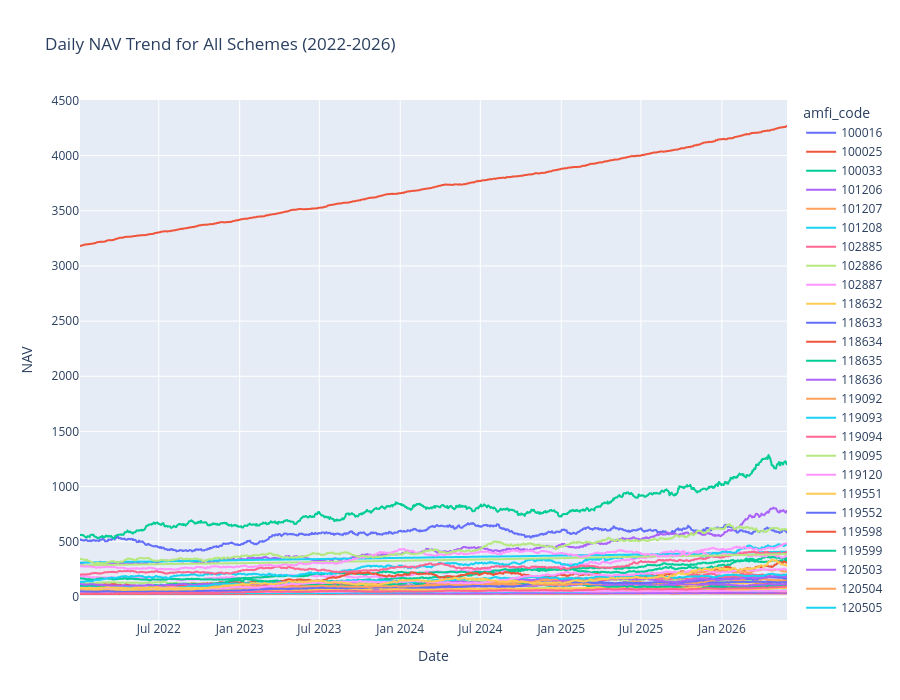

Notebook source saved alongside this figure:
### Code cell
import plotly.express as px

# Convert date column to datetime
nav['date'] = pd.to_datetime(nav['date'])

fig = px.line(
    nav,
    x='date',
    y='nav',
    color='amfi_code',
    title='Daily NAV Trend for All Schemes (2022-2026)'
)

fig.update_layout(
    xaxis_title='Date',
    yaxis_title='NAV',
    height=700
)

fig.show()

### Figure 1 — Plotly figure (JSON) as saved in the notebook; plotly's stock layout.template omitted (floating-point values rounded to 4 significant figures; data arrays with more than 128 entries replaced by an {"elided": "..."} marker saying what was removed)
{"data": [{"hovertemplate": "amfi_code=100016<br>date=%{x}<br>nav=%{y}<extra></extra>", "legendgroup": "100016", "line": {"color": "#636efa", "dash": "solid"}, "marker": {"symbol": "circle"}, "mode": "lines", "name": "100016", "showlegend": true, "type": "scattergl", "x": {"elided": "1150 str values"}, "xaxis": "x", "y": {"elided": "1150 float values"}, "yaxis": "y"}, {"hovertemplate": "amfi_code=100025<br>date=%{x}<br>nav=%{y}<extra></extra>", "legendgroup": "100025", "line": {"color": "#EF553B", "dash": "solid"}, "marker": {"symbol": "circle"}, "mode": "lines", "name": "100025", "showlegend": true, "type": "scattergl", "x": {"elided": "1150 str values"}, "xaxis": "x", "y": {"elided": "1150 float values"}, "yaxis": "y"}, {"hovertemplate": "amfi_code=100033<br>date=%{x}<br>nav=%{y}<extra></extra>", "legendgroup": "100033", "line": {"color": "#00cc96", "dash": "solid"}, "marker": {"symbol": "circle"}, "mode": "lines", "name": "100033", "showlegend": true, "type": "scattergl", "x": {"elided": "1150 str values"}, "xaxis": "x", "y": {"elided": "1150 float values"}, "yaxis": "y"}, {"hovertemplate": "amfi_code=101206<br>date=%{x}<br>nav=%{y}<extra></extra>", "legendgroup": "101206", "line": {"color": "#ab63fa", "dash": "solid"}, "marker": {"symbol": "circle"}, "mode": "lines", "name": "101206", "showlegend": true, "type": "scattergl", "x": {"elided": "1150 str values"}, "xaxis": "x", "y": {"elided": "1150 float values"}, "yaxis": "y"}, {"hovertemplate": "amfi_code=101207<br>date=%{x}<br>nav=%{y}<extra></extra>", "legendgroup": "101207", "line": {"color": "#FFA15A", "dash": "solid"}, "marker": {"symbol": "circle"}, "mode": "lines", "name": "101207", "showlegend": true, "type": "scattergl", "x": {"elided": "1150 str values"}, "xaxis": "x", "y": {"elided": "1150 float values"}, "yaxis": "y"}, {"hovertemplate": "amfi_code=101208<br>date=%{x}<br>nav=%{y}<extra></extra>", "legendgroup": "101208", "line": {"color": "#19d3f3", "dash": "solid"}, "marker": {"symbol": "circle"}, "mode": "lines", "name": "101208", "showlegend": true, "type": "scattergl", "x": {"elided": "1150 str values"}, "xaxis": "x", "y": {"elided": "1150 float values"}, "yaxis": "y"}, {"hovertemplate": "amfi_code=102885<br>date=%{x}<br>nav=%{y}<extra></extra>", "legendgroup": "102885", "line": {"color": "#FF6692", "dash": "solid"}, "marker": {"symbol": "circle"}, "mode": "lines", "name": "102885", "showlegend": true, "type": "scattergl", "x": {"elided": "1150 str values"}, "xaxis": "x", "y": {"elided": "1150 float values"}, "yaxis": "y"}, {"hovertemplate": "amfi_code=102886<br>date=%{x}<br>nav=%{y}<extra></extra>", "legendgroup": "102886", "line": {"color": "#B6E880", "dash": "solid"}, "marker": {"symbol": "circle"}, "mode": "lines", "name": "102886", "showlegend": true, "type": "scattergl", "x": {"elided": "1150 str values"}, "xaxis": "x", "y": {"elided": "1150 float values"}, "yaxis": "y"}, {"hovertemplate": "amfi_code=102887<br>date=%{x}<br>nav=%{y}<extra></extra>", "legendgroup": "102887", "line": {"color": "#FF97FF", "dash": "solid"}, "marker": {"symbol": "circle"}, "mode": "lines", "name": "102887", "showlegend": true, "type": "scattergl", "x": {"elided": "1150 str values"}, "xaxis": "x", "y": {"elided": "1150 float values"}, "yaxis": "y"}, {"hovertemplate": "amfi_code=118632<br>date=%{x}<br>nav=%{y}<extra></extra>", "legendgroup": "118632", "line": {"color": "#FECB52", "dash": "solid"}, "marker": {"symbol": "circle"}, "mode": "lines", "name": "118632", "showlegend": true, "type": "scattergl", "x": {"elided": "1150 str values"}, "xaxis": "x", "y": {"elided": "1150 float values"}, "yaxis": "y"}, {"hovertemplate": "amfi_code=118633<br>date=%{x}<br>nav=%{y}<extra></extra>", "legendgroup": "118633", "line": {"color": "#636efa", "dash": "solid"}, "marker": {"symbol": "circle"}, "mode": "lines", "name": "118633", "showlegend": true, "type": "scattergl", "x": {"elided": "1150 str values"}, "xaxis": "x", "y": {"elided": "1150 float values"}, "yaxis": "y"}, {"hovertemplate": "amfi_code=118634<br>date=%{x}<br>nav=%{y}<extra></extra>", "legendgroup": "118634", "line": {"color": "#EF553B", "dash": "solid"}, "marker": {"symbol": "circle"}, "mode": "lines", "name": "118634", "showlegend": true, "type": "scattergl", "x": {"elided": "1150 str values"}, "xaxis": "x", "y": {"elided": "1150 float values"}, "yaxis": "y"}, {"hovertemplate": "amfi_code=118635<br>date=%{x}<br>nav=%{y}<extra></extra>", "legendgroup": "118635", "line": {"color": "#00cc96", "dash": "solid"}, "marker": {"symbol": "circle"}, "mode": "lines", "name": "118635", "showlegend": true, "type": "scattergl", "x": {"elided": "1150 str values"}, "xaxis": "x", "y": {"elided": "1150 float values"}, "yaxis": "y"}, {"hovertemplate": "amfi_code=118636<br>date=%{x}<br>nav=%{y}<extra></extra>", "legendgroup": "118636", "line": {"color": "#ab63fa", "dash": "solid"}, "marker": {"symbol": "circle"}, "mode": "lines", "name": "118636", "showlegend": true, "type": "scattergl", "x": {"elided": "1150 str values"}, "xaxis": "x", "y": {"elided": "1150 float values"}, "yaxis": "y"}, {"hovertemplate": "amfi_code=119092<br>date=%{x}<br>nav=%{y}<extra></extra>", "legendgroup": "119092", "line": {"color": "#FFA15A", "dash": "solid"}, "marker": {"symbol": "circle"}, "mode": "lines", "name": "119092", "showlegend": true, "type": "scattergl", "x": {"elided": "1150 str values"}, "xaxis": "x", "y": {"elided": "1150 float values"}, "yaxis": "y"}, {"hovertemplate": "amfi_code=119093<br>date=%{x}<br>nav=%{y}<extra></extra>", "legendgroup": "119093", "line": {"color": "#19d3f3", "dash": "solid"}, "marker": {"symbol": "circle"}, "mode": "lines", "name": "119093", "showlegend": true, "type": "scattergl", "x": {"elided": "1150 str values"}, "xaxis": "x", "y": {"elided": "1150 float values"}, "yaxis": "y"}, {"hovertemplate": "amfi_code=119094<br>date=%{x}<br>nav=%{y}<extra></extra>", "legendgroup": "119094", "line": {"color": "#FF6692", "dash": "solid"}, "marker": {"symbol": "circle"}, "mode": "lines", "name": "119094", "showlegend": true, "type": "scattergl", "x": {"elided": "1150 str values"}, "xaxis": "x", "y": {"elided": "1150 float values"}, "yaxis": "y"}, {"hovertemplate": "amfi_code=119095<br>date=%{x}<br>nav=%{y}<extra></extra>", "legendgroup": "119095", "line": {"color": "#B6E880", "dash": "solid"}, "marker": {"symbol": "circle"}, "mode": "lines", "name": "119095", "showlegend": true, "type": "scattergl", "x": {"elided": "1150 str values"}, "xaxis": "x", "y": {"elided": "1150 float values"}, "yaxis": "y"}, {"hovertemplate": "amfi_code=119120<br>date=%{x}<br>nav=%{y}<extra></extra>", "legendgroup": "119120", "line": {"color": "#FF97FF", "dash": "solid"}, "marker": {"symbol": "circle"}, "mode": "lines", "name": "119120", "showlegend": true, "type": "scattergl", "x": {"elided": "1150 str values"}, "xaxis": "x", "y": {"elided": "1150 float values"}, "yaxis": "y"}, {"hovertemplate": "amfi_code=119551<br>date=%{x}<br>nav=%{y}<extra></extra>", "legendgroup": "119551", "line": {"color": "#FECB52", "dash": "solid"}, "marker": {"symbol": "circle"}, "mode": "lines", "name": "119551", "showlegend": true, "type": "scattergl", "x": {"elided": "1150 str values"}, "xaxis": "x", "y": {"elided": "1150 float values"}, "yaxis": "y"}, {"hovertemplate": "amfi_code=119552<br>date=%{x}<br>nav=%{y}<extra></extra>", "legendgroup": "119552", "line": {"color": "#636efa", "dash": "solid"}, "marker": {"symbol": "circle"}, "mode": "lines", "name": "119552", "showlegend": true, "type": "scattergl", "x": {"elided": "1150 str values"}, "xaxis": "x", "y": {"elided": "1150 float values"}, "yaxis": "y"}, {"hovertemplate": "amfi_code=119598<br>date=%{x}<br>nav=%{y}<extra></extra>", "legendgroup": "119598", "line": {"color": "#EF553B", "dash": "solid"}, "marker": {"symbol": "circle"}, "mode": "lines", "name": "119598", "showlegend": true, "type": "scattergl", "x": {"elided": "1150 str values"}, "xaxis": "x", "y": {"elided": "1150 float values"}, "yaxis": "y"}, {"hovertemplate": "amfi_code=119599<br>date=%{x}<br>nav=%{y}<extra></extra>", "legendgroup": "119599", "line": {"color": "#00cc96", "dash": "solid"}, "marker": {"symbol": "circle"}, "mode": "lines", "name": "119599", "showlegend": true, "type": "scattergl", "x": {"elided": "1150 str values"}, "xaxis": "x", "y": {"elided": "1150 float values"}, "yaxis": "y"}, {"hovertemplate": "amfi_code=120503<br>date=%{x}<br>nav=%{y}<extra></extra>", "legendgroup": "120503", "line": {"color": "#ab63fa", "dash": "solid"}, "marker": {"symbol": "circle"}, "mode": "lines", "name": "120503", "showlegend": true, "type": "scattergl", "x": {"elided": "1150 str values"}, "xaxis": "x", "y": {"elided": "1150 float values"}, "yaxis": "y"}, {"hovertemplate": "amfi_code=120504<br>date=%{x}<br>nav=%{y}<extra></extra>", "legendgroup": "120504", "line": {"color": "#FFA15A", "dash": "solid"}, "marker": {"symbol": "circle"}, "mode": "lines", "name": "120504", "showlegend": true, "type": "scattergl", "x": {"elided": "1150 str values"}, "xaxis": "x", "y": {"elided": "1150 float values"}, "yaxis": "y"}, {"hovertemplate": "amfi_code=120505<br>date=%{x}<br>nav=%{y}<extra></extra>", "legendgroup": "120505", "line": {"color": "#19d3f3", "dash": "solid"}, "marker": {"symbol": "circle"}, "mode": "lines", "name": "120505", "showlegend": true, "type": "scattergl", "x": {"elided": "1150 str values"}, "xaxis": "x", "y": {"elided": "1150 float values"}, "yaxis": "y"}, {"hovertemplate": "amfi_code=120506<br>date=%{x}<br>nav=%{y}<extra></extra>", "legendgroup": "120506", "line": {"color": "#FF6692", "dash": "solid"}, "marker": {"symbol": "circle"}, "mode": "lines", "name": "120506", "showlegend": true, "type": "scattergl", "x": {"elided": "1150 str values"}, "xaxis": "x", "y": {"elided": "1150 float values"}, "yaxis": "y"}, {"hovertemplate": "amfi_code=120507<br>date=%{x}<br>nav=%{y}<extra></extra>", "legendgroup": "120507", "line": {"color": "#B6E880", "dash": "solid"}, "marker": {"symbol": "circle"}, "mode": "lines", "name": "120507", "showlegend": true, "type": "scattergl", "x": {"elided": "1150 str values"}, "xaxis": "x", "y": {"elided": "1150 float values"}, "yaxis": "y"}, {"hovertemplate": "amfi_code=120841<br>date=%{x}<br>nav=%{y}<extra></extra>", "legendgroup": "120841", "line": {"color": "#FF97FF", "dash": "solid"}, "marker": {"symbol": "circle"}, "mode": "lines", "name": "120841", "showlegend": true, "type": "scattergl", "x": {"elided": "1150 str values"}, "xaxis": "x", "y": {"elided": "1150 float values"}, "yaxis": "y"}, {"hovertemplate": "amfi_code=120842<br>date=%{x}<br>nav=%{y}<extra></extra>", "legendgroup": "120842", "line": {"color": "#FECB52", "dash": "solid"}, "marker": {"symbol": "circle"}, "mode": "lines", "name": "120842", "showlegend": true, "type": "scattergl", "x": {"elided": "1150 str values"}, "xaxis": "x", "y": {"elided": "1150 float values"}, "yaxis": "y"}, {"hovertemplate": "amfi_code=120843<br>date=%{x}<br>nav=%{y}<extra></extra>", "legendgroup": "120843", "line": {"color": "#636efa", "dash": "solid"}, "marker": {"symbol": "circle"}, "mode": "lines", "name": "120843", "showlegend": true, "type": "scattergl", "x": {"elided": "1150 str values"}, "xaxis": "x", "y": {"elided": "1150 float values"}, "yaxis": "y"}, {"hovertemplate": "amfi_code=120844<br>date=%{x}<br>nav=%{y}<extra></extra>", "legendgroup": "120844", "line": {"color": "#EF553B", "dash": "solid"}, "marker": {"symbol": "circle"}, "mode": "lines", "name": "120844", "showlegend": true, "type": "scattergl", "x": {"elided": "1150 str values"}, "xaxis": "x", "y": {"elided": "1150 float values"}, "yaxis": "y"}, {"hovertemplate": "amfi_code=125497<br>date=%{x}<br>nav=%{y}<extra></extra>", "legendgroup": "125497", "line": {"color": "#00cc96", "dash": "solid"}, "marker": {"symbol": "circle"}, "mode": "lines", "name": "125497", "showlegend": true, "type": "scattergl", "x": {"elided": "1150 str values"}, "xaxis": "x", "y": {"elided": "1150 float values"}, "yaxis": "y"}, {"hovertemplate": "amfi_code=125498<br>date=%{x}<br>nav=%{y}<extra></extra>", "legendgroup": "125498", "line": {"color": "#ab63fa", "dash": "solid"}, "marker": {"symbol": "circle"}, "mode": "lines", "name": "125498", "showlegend": true, "type": "scattergl", "x": {"elided": "1150 str values"}, "xaxis": "x", "y": {"elided": "1150 float values"}, "yaxis": "y"}, {"hovertemplate": "amfi_code=148567<br>date=%{x}<br>nav=%{y}<extra></extra>", "legendgroup": "148567", "line": {"color": "#FFA15A", "dash": "solid"}, "marker": {"symbol": "circle"}, "mode": "lines", "name": "148567", "showlegend": true, "type": "scattergl", "x": {"elided": "1150 str values"}, "xaxis": "x", "y": {"elided": "1150 float values"}, "yaxis": "y"}, {"hovertemplate": "amfi_code=148568<br>date=%{x}<br>nav=%{y}<extra></extra>", "legendgroup": "148568", "line": {"color": "#19d3f3", "dash": "solid"}, "marker": {"symbol": "circle"}, "mode": "lines", "name": "148568", "showlegend": true, "type": "scattergl", "x": {"elided": "1150 str values"}, "xaxis": "x", "y": {"elided": "1150 float values"}, "yaxis": "y"}, {"hovertemplate": "amfi_code=148569<br>date=%{x}<br>nav=%{y}<extra></extra>", "legendgroup": "148569", "line": {"color": "#FF6692", "dash": "solid"}, "marker": {"symbol": "circle"}, "mode": "lines", "name": "148569", "showlegend": true, "type": "scattergl", "x": {"elided": "1150 str values"}, "xaxis": "x", "y": {"elided": "1150 float values"}, "yaxis": "y"}, {"hovertemplate": "amfi_code=149322<br>date=%{x}<br>nav=%{y}<extra></extra>", "legendgroup": "149322", "line": {"color": "#B6E880", "dash": "solid"}, "marker": {"symbol": "circle"}, "mode": "lines", "name": "149322", "showlegend": true, "type": "scattergl", "x": {"elided": "1150 str values"}, "xaxis": "x", "y": {"elided": "1150 float values"}, "yaxis": "y"}, {"hovertemplate": "amfi_code=149323<br>date=%{x}<br>nav=%{y}<extra></extra>", "legendgroup": "149323", "line": {"color": "#FF97FF", "dash": "solid"}, "marker": {"symbol": "circle"}, "mode": "lines", "name": "149323", "showlegend": true, "type": "scattergl", "x": {"elided": "1150 str values"}, "xaxis": "x", "y": {"elided": "1150 float values"}, "yaxis": "y"}, {"hovertemplate": "amfi_code=149324<br>date=%{x}<br>nav=%{y}<extra></extra>", "legendgroup": "149324", "line": {"color": "#FECB52", "dash": "solid"}, "marker": {"symbol": "circle"}, "mode": "lines", "name": "149324", "showlegend": true, "type": "scattergl", "x": {"elided": "1150 str values"}, "xaxis": "x", "y": {"elided": "1150 float values"}, "yaxis": "y"}], "layout": {"height": 700, "legend": {"title": {"text": "amfi_code"}, "tracegroupgap": 0}, "title": {"text": "Daily NAV Trend for All Schemes (2022-2026)"}, "xaxis": {"anchor": "y", "domain": [0, 1], "title": {"text": "Date"}}, "yaxis": {"anchor": "x", "domain": [0, 1], "title": {"text": "NAV"}}}}
